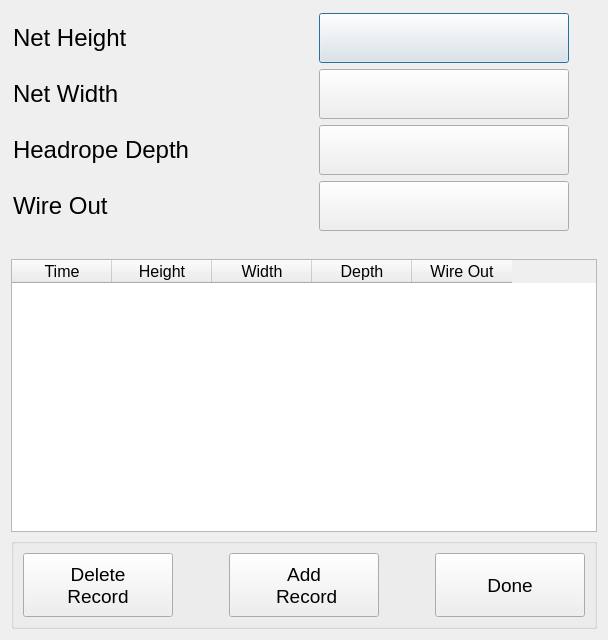
<?xml version="1.0" encoding="UTF-8"?>
<ui version="4.0">
 <class>netDlg</class>
 <widget class="QDialog" name="netDlg">
  <property name="geometry">
   <rect>
    <x>0</x>
    <y>0</y>
    <width>608</width>
    <height>640</height>
   </rect>
  </property>
  <property name="windowTitle">
   <string>Net Mensuration Dialog</string>
  </property>
  <layout class="QVBoxLayout" name="verticalLayout">
   <item>
    <layout class="QFormLayout" name="formLayout">
     <property name="margin">
      <number>2</number>
     </property>
     <item row="0" column="0">
      <widget class="QLabel" name="label_4">
       <property name="minimumSize">
        <size>
         <width>300</width>
         <height>0</height>
        </size>
       </property>
       <property name="font">
        <font>
         <pointsize>18</pointsize>
        </font>
       </property>
       <property name="text">
        <string>Net Height</string>
       </property>
      </widget>
     </item>
     <item row="0" column="1">
      <widget class="QPushButton" name="btn1">
       <property name="minimumSize">
        <size>
         <width>250</width>
         <height>0</height>
        </size>
       </property>
       <property name="maximumSize">
        <size>
         <width>250</width>
         <height>16777215</height>
        </size>
       </property>
       <property name="font">
        <font>
         <pointsize>28</pointsize>
        </font>
       </property>
       <property name="text">
        <string/>
       </property>
       <property name="flat">
        <bool>false</bool>
       </property>
      </widget>
     </item>
     <item row="1" column="0">
      <widget class="QLabel" name="label_5">
       <property name="minimumSize">
        <size>
         <width>300</width>
         <height>0</height>
        </size>
       </property>
       <property name="font">
        <font>
         <pointsize>18</pointsize>
        </font>
       </property>
       <property name="text">
        <string>Net Width</string>
       </property>
      </widget>
     </item>
     <item row="1" column="1">
      <widget class="QPushButton" name="btn2">
       <property name="minimumSize">
        <size>
         <width>250</width>
         <height>0</height>
        </size>
       </property>
       <property name="maximumSize">
        <size>
         <width>250</width>
         <height>16777215</height>
        </size>
       </property>
       <property name="font">
        <font>
         <pointsize>28</pointsize>
        </font>
       </property>
       <property name="text">
        <string/>
       </property>
      </widget>
     </item>
     <item row="2" column="0">
      <widget class="QLabel" name="label_6">
       <property name="minimumSize">
        <size>
         <width>300</width>
         <height>0</height>
        </size>
       </property>
       <property name="font">
        <font>
         <pointsize>18</pointsize>
        </font>
       </property>
       <property name="text">
        <string>Headrope Depth</string>
       </property>
      </widget>
     </item>
     <item row="2" column="1">
      <widget class="QPushButton" name="btn3">
       <property name="minimumSize">
        <size>
         <width>250</width>
         <height>0</height>
        </size>
       </property>
       <property name="maximumSize">
        <size>
         <width>250</width>
         <height>16777215</height>
        </size>
       </property>
       <property name="font">
        <font>
         <pointsize>28</pointsize>
        </font>
       </property>
       <property name="text">
        <string/>
       </property>
      </widget>
     </item>
     <item row="3" column="0">
      <widget class="QLabel" name="label_8">
       <property name="minimumSize">
        <size>
         <width>300</width>
         <height>0</height>
        </size>
       </property>
       <property name="font">
        <font>
         <pointsize>18</pointsize>
        </font>
       </property>
       <property name="text">
        <string>Wire Out</string>
       </property>
      </widget>
     </item>
     <item row="3" column="1">
      <widget class="QPushButton" name="btn4">
       <property name="minimumSize">
        <size>
         <width>250</width>
         <height>0</height>
        </size>
       </property>
       <property name="maximumSize">
        <size>
         <width>250</width>
         <height>16777215</height>
        </size>
       </property>
       <property name="font">
        <font>
         <pointsize>28</pointsize>
        </font>
       </property>
       <property name="text">
        <string/>
       </property>
      </widget>
     </item>
    </layout>
   </item>
   <item>
    <widget class="QLabel" name="label">
     <property name="text">
      <string/>
     </property>
    </widget>
   </item>
   <item>
    <widget class="QTableWidget" name="netTable">
     <property name="font">
      <font>
       <pointsize>12</pointsize>
      </font>
     </property>
     <property name="editTriggers">
      <set>QAbstractItemView::NoEditTriggers</set>
     </property>
     <property name="selectionMode">
      <enum>QAbstractItemView::SingleSelection</enum>
     </property>
     <property name="selectionBehavior">
      <enum>QAbstractItemView::SelectRows</enum>
     </property>
     <column>
      <property name="text">
       <string>Time</string>
      </property>
     </column>
     <column>
      <property name="text">
       <string>Height</string>
      </property>
     </column>
     <column>
      <property name="text">
       <string>Width</string>
      </property>
     </column>
     <column>
      <property name="text">
       <string>Depth</string>
      </property>
     </column>
     <column>
      <property name="text">
       <string>Wire Out</string>
      </property>
     </column>
    </widget>
   </item>
   <item>
    <widget class="QGroupBox" name="groupBox">
     <property name="title">
      <string/>
     </property>
     <layout class="QHBoxLayout" name="horizontalLayout">
      <item>
       <widget class="QPushButton" name="deleteBtn">
        <property name="enabled">
         <bool>true</bool>
        </property>
        <property name="minimumSize">
         <size>
          <width>150</width>
          <height>64</height>
         </size>
        </property>
        <property name="font">
         <font>
          <pointsize>14</pointsize>
         </font>
        </property>
        <property name="text">
         <string>Delete 
Record</string>
        </property>
       </widget>
      </item>
      <item>
       <spacer name="horizontalSpacer">
        <property name="orientation">
         <enum>Qt::Horizontal</enum>
        </property>
        <property name="sizeHint" stdset="0">
         <size>
          <width>40</width>
          <height>20</height>
         </size>
        </property>
       </spacer>
      </item>
      <item>
       <widget class="QPushButton" name="addRecordBtn">
        <property name="minimumSize">
         <size>
          <width>150</width>
          <height>64</height>
         </size>
        </property>
        <property name="font">
         <font>
          <pointsize>14</pointsize>
         </font>
        </property>
        <property name="text">
         <string>Add
 Record</string>
        </property>
       </widget>
      </item>
      <item>
       <spacer name="horizontalSpacer_2">
        <property name="orientation">
         <enum>Qt::Horizontal</enum>
        </property>
        <property name="sizeHint" stdset="0">
         <size>
          <width>40</width>
          <height>20</height>
         </size>
        </property>
       </spacer>
      </item>
      <item>
       <widget class="QPushButton" name="okBtn">
        <property name="minimumSize">
         <size>
          <width>150</width>
          <height>64</height>
         </size>
        </property>
        <property name="font">
         <font>
          <pointsize>14</pointsize>
         </font>
        </property>
        <property name="text">
         <string>Done</string>
        </property>
       </widget>
      </item>
     </layout>
    </widget>
   </item>
  </layout>
 </widget>
 <resources/>
 <connections/>
</ui>
